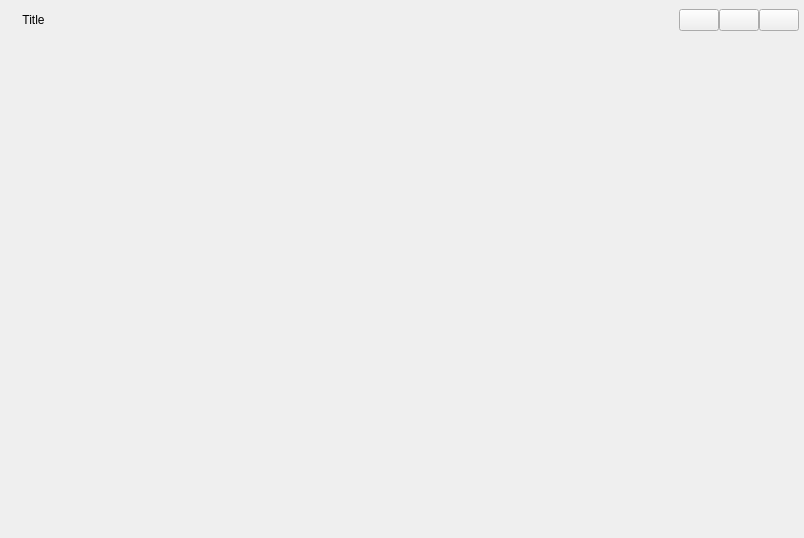
<?xml version="1.0" encoding="UTF-8"?>
<ui version="4.0">
 <class>WinWidget</class>
 <widget class="QWidget" name="WinWidget">
  <property name="geometry">
   <rect>
    <x>0</x>
    <y>0</y>
    <width>804</width>
    <height>538</height>
   </rect>
  </property>
  <property name="windowTitle">
   <string>Form</string>
  </property>
  <layout class="QVBoxLayout" name="verticalLayout_3">
   <property name="spacing">
    <number>0</number>
   </property>
   <property name="leftMargin">
    <number>0</number>
   </property>
   <property name="topMargin">
    <number>0</number>
   </property>
   <property name="rightMargin">
    <number>0</number>
   </property>
   <property name="bottomMargin">
    <number>0</number>
   </property>
   <item>
    <widget class="QWidget" name="WinRootWidget" native="true">
     <layout class="QVBoxLayout" name="WinRootWidgetLayout">
      <property name="spacing">
       <number>0</number>
      </property>
      <property name="leftMargin">
       <number>5</number>
      </property>
      <property name="topMargin">
       <number>5</number>
      </property>
      <property name="rightMargin">
       <number>5</number>
      </property>
      <property name="bottomMargin">
       <number>5</number>
      </property>
      <item>
       <widget class="QWidget" name="TopWidget" native="true">
        <property name="minimumSize">
         <size>
          <width>0</width>
          <height>30</height>
         </size>
        </property>
        <property name="maximumSize">
         <size>
          <width>16777215</width>
          <height>30</height>
         </size>
        </property>
        <layout class="QHBoxLayout" name="TopLayout">
         <property name="spacing">
          <number>5</number>
         </property>
         <property name="leftMargin">
          <number>5</number>
         </property>
         <property name="topMargin">
          <number>0</number>
         </property>
         <property name="rightMargin">
          <number>0</number>
         </property>
         <property name="bottomMargin">
          <number>0</number>
         </property>
         <item>
          <widget class="QLabel" name="Icon">
           <property name="maximumSize">
            <size>
             <width>30</width>
             <height>30</height>
            </size>
           </property>
           <property name="text">
            <string/>
           </property>
          </widget>
         </item>
         <item>
          <widget class="QLabel" name="Title">
           <property name="layoutDirection">
            <enum>Qt::LeftToRight</enum>
           </property>
           <property name="text">
            <string>Title</string>
           </property>
           <property name="alignment">
            <set>Qt::AlignCenter</set>
           </property>
          </widget>
         </item>
         <item>
          <spacer name="horizontalSpacer">
           <property name="orientation">
            <enum>Qt::Horizontal</enum>
           </property>
           <property name="sizeHint" stdset="0">
            <size>
             <width>40</width>
             <height>20</height>
            </size>
           </property>
          </spacer>
         </item>
         <item>
          <layout class="QHBoxLayout" name="ButtonsLayout">
           <property name="spacing">
            <number>0</number>
           </property>
           <item>
            <widget class="QPushButton" name="MinimizeButton">
             <property name="text">
              <string/>
             </property>
            </widget>
           </item>
           <item>
            <widget class="QPushButton" name="ZoomButton">
             <property name="text">
              <string/>
             </property>
            </widget>
           </item>
           <item>
            <widget class="QPushButton" name="CloseButton">
             <property name="text">
              <string/>
             </property>
            </widget>
           </item>
          </layout>
         </item>
        </layout>
       </widget>
      </item>
      <item>
       <layout class="QHBoxLayout" name="ToolLayout">
        <property name="spacing">
         <number>0</number>
        </property>
        <item>
         <widget class="QWidget" name="ToolListWidget" native="true">
          <property name="minimumSize">
           <size>
            <width>200</width>
            <height>0</height>
           </size>
          </property>
          <property name="maximumSize">
           <size>
            <width>16777215</width>
            <height>16777215</height>
           </size>
          </property>
         </widget>
        </item>
        <item>
         <widget class="QWidget" name="ExhibitionWidget" native="true">
          <layout class="QVBoxLayout" name="verticalLayout_2">
           <property name="spacing">
            <number>0</number>
           </property>
           <property name="leftMargin">
            <number>0</number>
           </property>
           <property name="topMargin">
            <number>0</number>
           </property>
           <property name="rightMargin">
            <number>0</number>
           </property>
           <property name="bottomMargin">
            <number>0</number>
           </property>
           <item>
            <widget class="QStackedWidget" name="FuncStackWidget">
             <property name="currentIndex">
              <number>5</number>
             </property>
             <widget class="QWidget" name="WidgetFunc"/>
             <widget class="QWidget" name="GraphicsViewFunc"/>
             <widget class="QWidget" name="QuickWidgetFunc"/>
             <widget class="QWidget" name="CatGrayQuickWidgetFunc"/>
             <widget class="QWidget" name="SettingFunc"/>
             <widget class="QWidget" name="AboutFunc"/>
            </widget>
           </item>
          </layout>
         </widget>
        </item>
       </layout>
      </item>
      <item>
       <widget class="QWidget" name="BottomWidget" native="true">
        <property name="minimumSize">
         <size>
          <width>0</width>
          <height>20</height>
         </size>
        </property>
        <property name="maximumSize">
         <size>
          <width>16777215</width>
          <height>20</height>
         </size>
        </property>
       </widget>
      </item>
     </layout>
    </widget>
   </item>
  </layout>
 </widget>
 <resources/>
 <connections/>
</ui>
